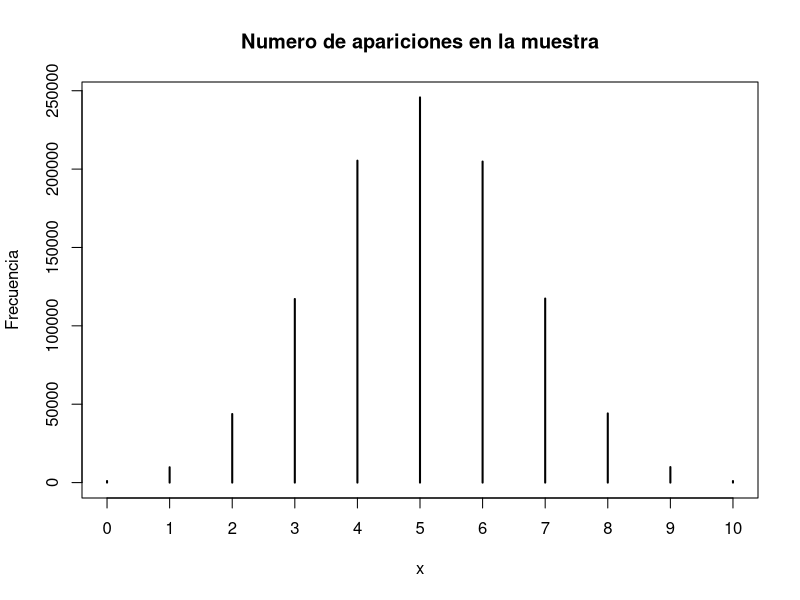
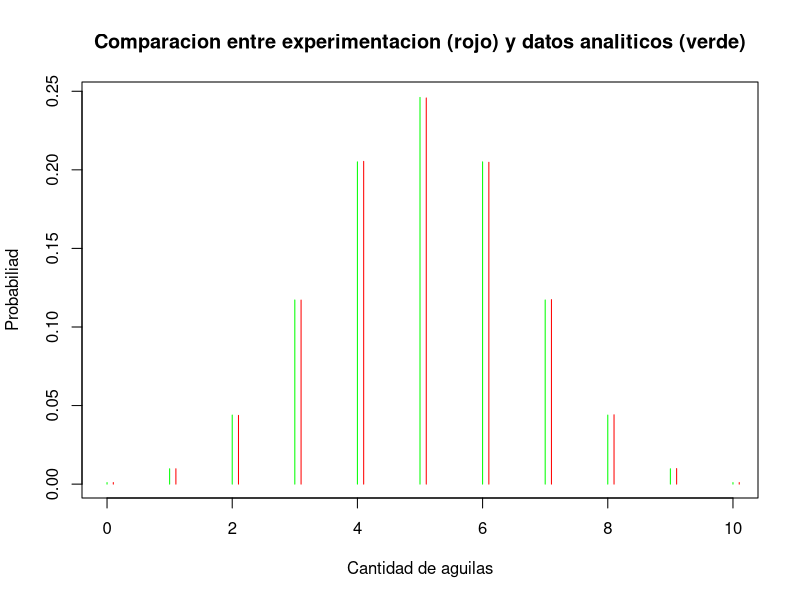

These charts were generated, in order, by the following R code:
# La moneda contiene un 0 que representa el Sol y 1 que representa Aguila
moneda <- c(0, 1)
# Con la funcion sample se obtienen con remplazo 10 valores, como
# el aguila esta representado con un 1, la suma de dicha sample representa 
# la cantidad de aguilas. Lo anterior se replica 1000000 de veces y se guarda
# en el vector muestra
muestra <- replicate(1000000, sum( sample( moneda, 10, replace=TRUE, prob=NULL) ), simplify="array")
# Impresion de los primeros 3 resultados
print("Los primeros 3 resultados son : ", quote=FALSE)
print(muestra[1])
print(muestra[2])
print(muestra[3])
frecuencia <- (table(muestra))
#La probabilidad empirica en base a la experimentacion
probabilidad.Empirica <- frecuencia/1000000
#Impresion de frecuencias
plot(frecuencia, type="h", xlab="x", ylab="Frecuencia", 
     main="Numero de apariciones en la muestra")
probabilidad.Analitica <- dbinom(c(0:10), 10, 0.5)
plot(c(0:10), probabilidad.Analitica, xlab="Cantidad de aguilas", ylab="Probabiliad",
     main="Comparacion entre experimentacion (rojo) y datos analiticos (verde)",
     type="h", col="green")
lines(c(0:10)+0.1, probabilidad.Empirica, type="h", col="red")
print("La experimentacion se ajusta bastante bien al modelo teorico", quote=FALSE)
#bien